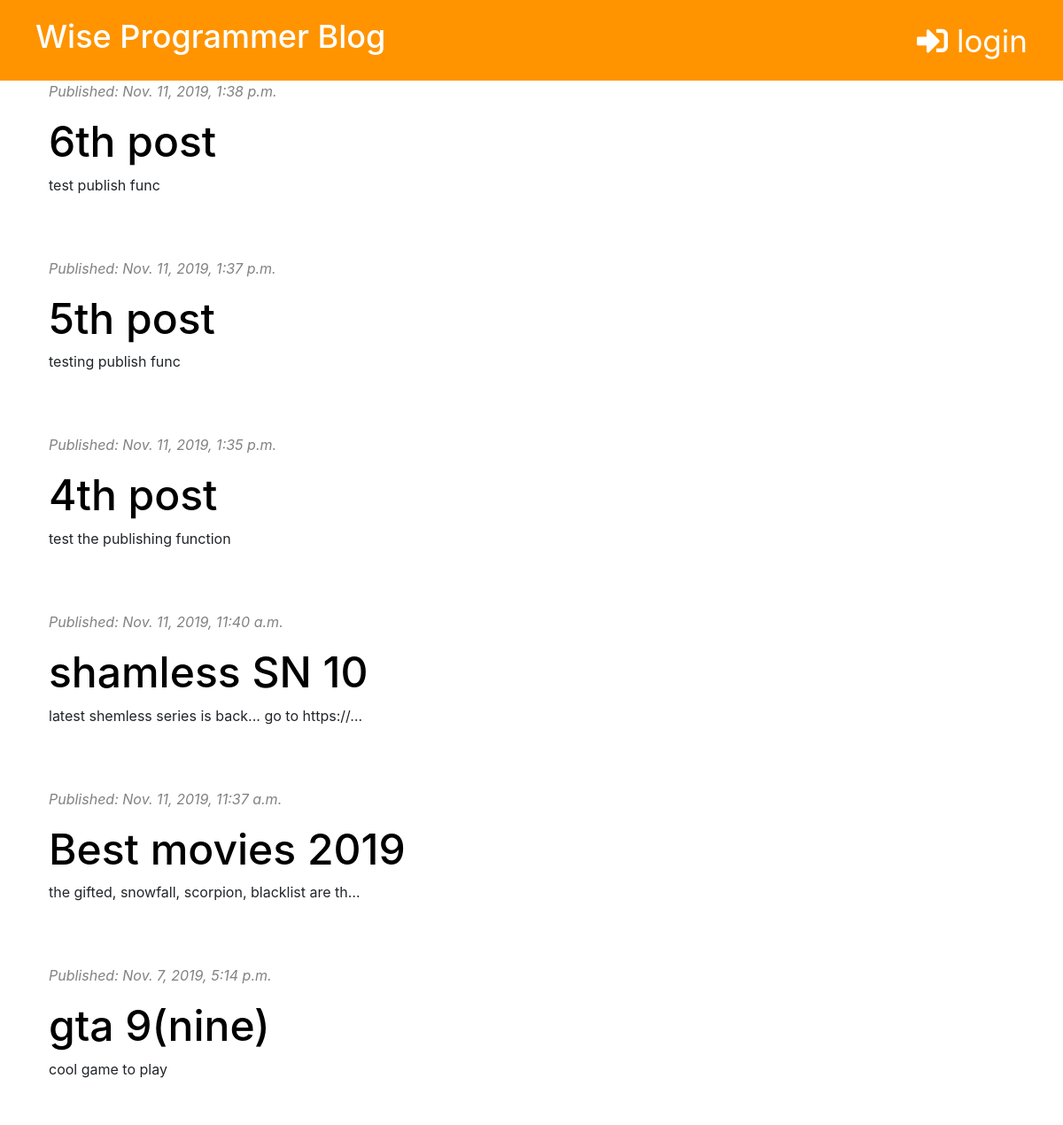
/ (upper part), run on an earlier commit of the app's database.
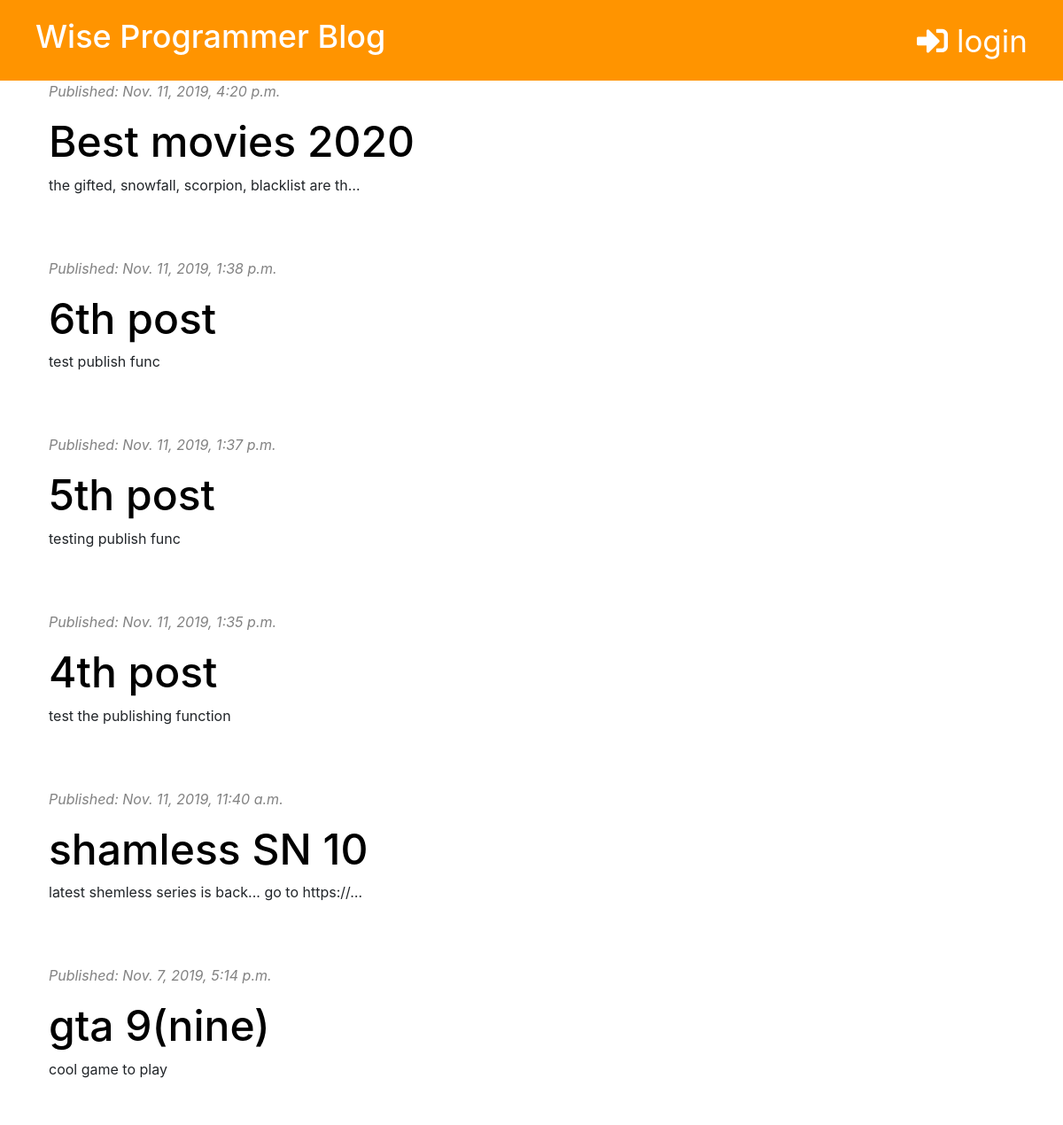
And on a later commit of the database.
### blog/models.py (models this page shows, shortened)
class Post(models.Model):
    author = models.ForeignKey('auth.User', on_delete=models.CASCADE)
    title = models.CharField(max_length=10000)
    text = models.TextField()
    created_date = models.DateTimeField(default=timezone.now)
    published_date = models.DateTimeField(blank=True, null=True)

### blog/views.py (the view)
# urls.py: path('', views.post_list, name='post_list'),
def post_list(request):
    posts = Post.objects.filter(
        published_date__lte=timezone.now()).order_by('-published_date')
    stuff_for_frontend = {'posts': posts}
    return render(request, 'blog/post_list.html', stuff_for_frontend)

### blog/templates/blog/post_list.html (shortened to what this page needs)
{% extends 'blog/base.html' %}
{% block content%}
{% for post in posts %}
<div class="post">
  <div class="date">
    <p>
      <em> Published: {{ post.published_date }} </em>
    </p>
  </div>
  <h1>
    <a href="{% url 'post_detail' pk=post.pk %}">{{ post.title }}</a>
  </h1>
  <p>{{ post.text | truncatechars:50| linebreaksbr }}</p>
</div>
{% endfor %} {% endblock %}

What changed in the data, as far as the page shows it:
changed Post "the gifted, snowfall, scorpion, blacklist are th…": published_date "Nov. 11, 2019, 11:37 a.m." → "Nov. 11, 2019, 4:20 p.m."; title "Best movies 2019" → "Best movies 2020"; moves up the list
